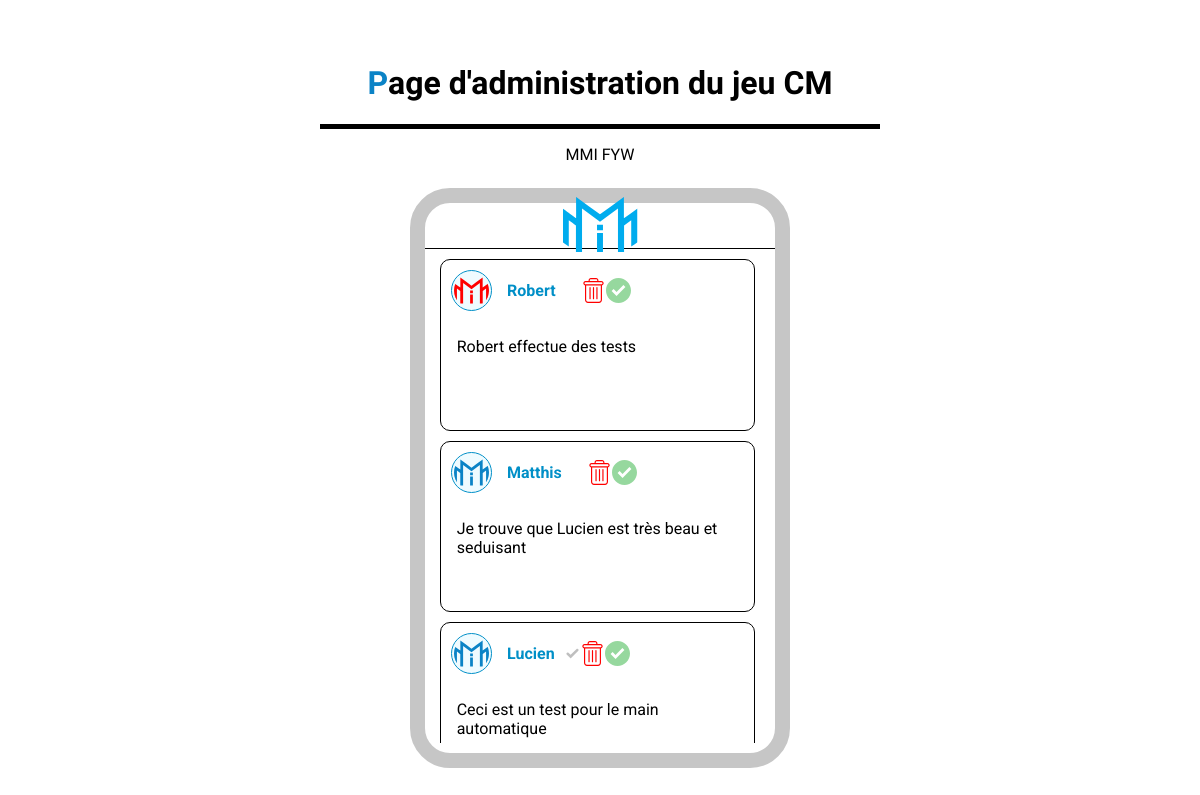
The app's page /OLD/mini-jeu/cm/admin.php (signed in) with its own data.
### tables this page shows
CREATE TABLE `jeucm` (
  `id` int(11) NOT NULL,
  `pseudo` varchar(20) NOT NULL,
  `textMsg` varchar(200) NOT NULL,
  `certif` tinyint(1) DEFAULT NULL,
  `couleur` varchar(20) NOT NULL
);

### OLD/mini-jeu/cm/admin.php (the view, shortened to what this page needs)
<!DOCTYPE html>
<html lang="fr">
<head>
    <link href="styles.css" rel="stylesheet">
</head>
<body>
    <div class="cm">
        <h1>Page d'administration du jeu CM</h1>
        <div></div>
        <p>MMI FYW</p>
        <div class="jeuCm">
            <div class="headAdmin">
                <a href="index.php"><img class="logotop" src="images/logo.svg"></a>
            </div>
            <?php
                $link = new PDO('mysql:host=localhost;dbname=mmifyw', 'root', '', array(PDO::MYSQL_ATTR_INIT_COMMAND => "SET NAMES utf8"));
                $sql = "SELECT `id`, `pseudo`, `textMsg`, `certif`, `couleur`FROM `jeucm` ORDER BY id DESC";
                $req = $link -> prepare($sql);
                $req -> execute();
                echo("<div class='flux'>");
                while($data = $req -> fetch()){
                    if($data['certif']){
                        $certif = "";
                        $check = '<svg class="check" id="'.$data['id'].'" viewBox="0 0 24 24"><path opacity="1" d="m9.707 19.121c-.187.188-.442.293-.707.293s-.52-.105-.707-.293l-5.646-5.647c-.586-.586-.586-1.536 0-2.121l.707-.707c.586-.586 1.535-.586 2.121 0l3.525 3.525 9.525-9.525c.586-.586 1.536-.586 2.121 0l.707.707c.586.586.586 1.536 0 2.121z"/></svg>';
                    }else{
                        $certif = "nocertif";
                        $check = '<svg id="'.$data['id'].'" class="check" viewBox="0 0 24 24"><path opacity="0" d="m9.707 19.121c-.187.188-.442.293-.707.293s-.52-.105-.707-.293l-5.646-5.647c-.586-.586-.586-1.536 0-2.121l.707-.707c.586-.586 1.535-.586 2.121 0l3.525 3.525 9.525-9.525c.586-.586 1.536-.586 2.121 0l.707.707c.586.586.586 1.536 0 2.121z"/></svg>';
                        $data['certif'] = 0;
                    }
                    echo('
                    <div class="mPost '.$certif.'">
                        <div class="mPostHead">
                            <svg viewBox="0 0 430 317">
                                <path fill="'.$data['couleur'].'" d="M353,317H318V67L215,142,112,67V317H77V164c-12.665-9-28.335-21-41-30V285L0,260C0.333,195.006,0,123.667,0,66c77.82,55.935,52.336,37.668,78,56,0.333-40.329-.333-81.671,0-122,45.329,33,91.671,67,137,100C260.329,67,306.671,33,352,0h0V122c25.664-18.332,52.336-37.668,78-56h0V260c0.082,0.169.171,0.294,0,0-11.332,7.666-24.668,17.334-36,25V134l-41,30V317ZM198,160h34v31H198V160Zm0,47h34V317H198V207Z"/>
                            </svg>
                            <h2>'.$data['pseudo'].$check.'<div class="menuControl"><img class="delete" id="'.$data['id'].'" src="images/delete.svg"><img id="'.$data['id'].'" data-certif="'.$data['certif'].'" src="images/check.svg"/></div><h2>
                        </div>
                        <p>'.$data['textMsg'].'</p>
                    </div>
                    ');
                }
                echo("</div>");
            ?>
            </div>
        </div>
</body>
</html>

### OLD/mini-jeu/cm/styles.css (style rules this page uses)
body, html { margin: 0; }
.cm>h1 { margin-top: 5vh; text-align: center; font-family: 'Lexend Exa', sans-serif; }
.cm>h1:first-letter { color: #0B83C6; }
.cm>div:nth-child(2) { height: 5px; width: 35rem; background-color: black; }
.cm>p { font-size: 1rem; margin-bottom: 2vw; font-family: 'Lexend Exa', sans-serif; }
.cm { display: flex; width: 100vw; flex-direction: column; align-items: center; }
.jeuCm { background-color: white; width: 350px; height: 550px; border-radius: 40px; border: #C6C6C6 solid 15px; display: flex; flex-direction: column; }
.flux { overflow: auto; height: 100%; margin: 0 15px; margin-bottom: 10px; }
.mPost { height: 35%; border-radius: 10px; border: 1px solid black; margin-bottom: 10px; margin-right: 5px; display: flex; flex-direction: column; font-family: 'Roboto', sans-serif; }
.mPost>p { width: 90%; word-wrap: break-word; overflow: auto; height: 70%; justify-self: center; align-self: center; }
.mPostHead { display: flex; flex-direction: row; align-items: center; margin: 5px; position: relative; }
.mPostHead>h2 { margin: 5px 10px; color: #008FC7; font-family: 'Roboto', sans-serif; font-size: 1rem; display: flex; align-items: center; position: relative; }
.check { opacity: 0.25; width: 15px; height: 15px; margin-left: 10px; transition: 0.25s ease-in-out; }
.mPostHead>svg { height: 35px; width: 35px; margin: 5px; border: 1px #008fc7 solid; border-radius: 50%; background-color: #00b7ff10; padding: 2px; }
.logotop { height: 100%; width: 100%; margin-top: -2.5%; }
.headAdmin { margin: 10px 0; border-bottom: 1px black solid; display: flex; height: 6.5%; flex-direction: row; justify-content: space-around; align-items: center; position: relative; }
.menuControl { display: flex; justify-content: space-around; cursor: pointer; align-items: center; }
a>.logotop { transform: scale(0.25); }

### records on screen
jeucm: pseudo "Robert", textMsg "Robert effectue des tests"
jeucm: pseudo "Matthis", textMsg "Je trouve que Lucien est très beau et seduisant"
jeucm: pseudo "Lucien", textMsg "Ceci est un test pour le main automatique"
